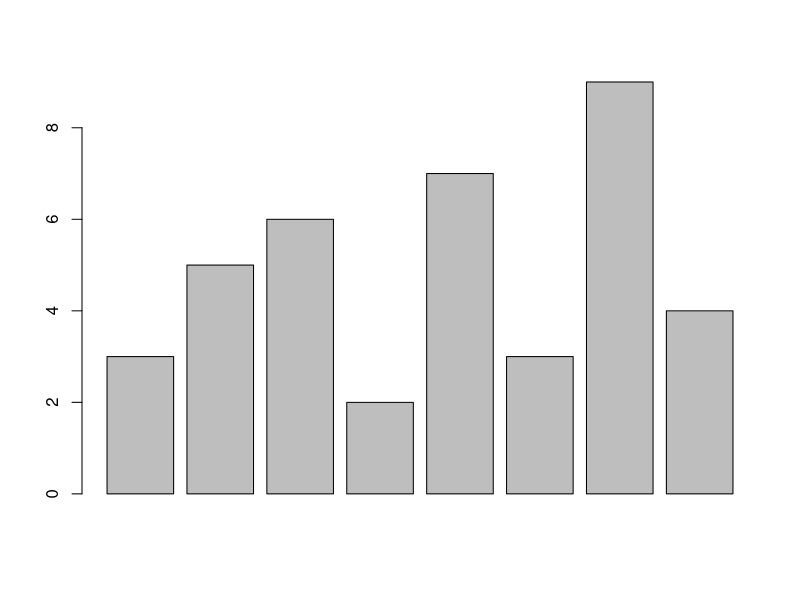
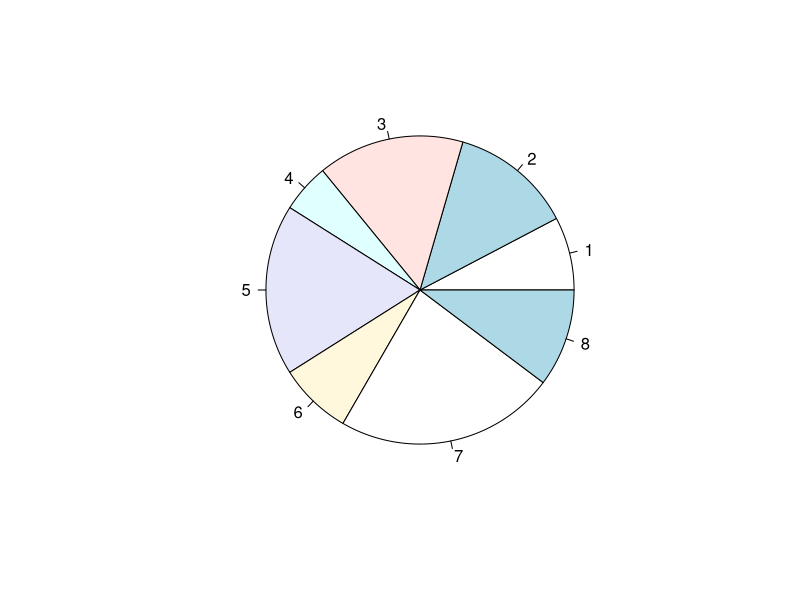

Write the R code that produced these figures, in order.
data <- c(3,5,6,2,7,3,9,4)
print(data)
mean_value <- mean(data)
print(paste("Mean = ",mean_value))
med_value <- median(data)
print(paste("Median = ", med_value))
mode_function <- function(x){
		uniq_values <-unique(x)
		uniq_values[which.max(tabulate(match(x,uniq_values)))]
}
mode_value <- mode_function(data)
print(paste("Mode= ",mode_value))
max_value <- max(data)
print(paste("maximum =",max_value))
min_value <- min(data)
print(paste("minimum =",min_value))
var_value <- var(data)
print(paste("Varience =",var_value))
sd_value <- sd(data)
print(paste("Std =",sd_value))
a <- barplot(data)
print(paste("Bar plot",a))
b <- summary(data)
print(paste("summary",b))
c <- pie(data)
print(paste("Pie=",c))
